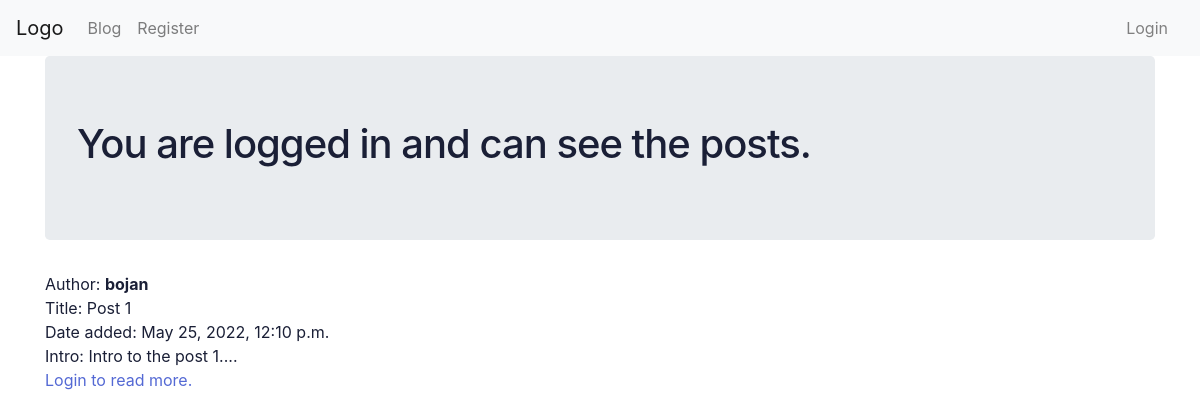
The page /blog/ on the database as committed earlier.
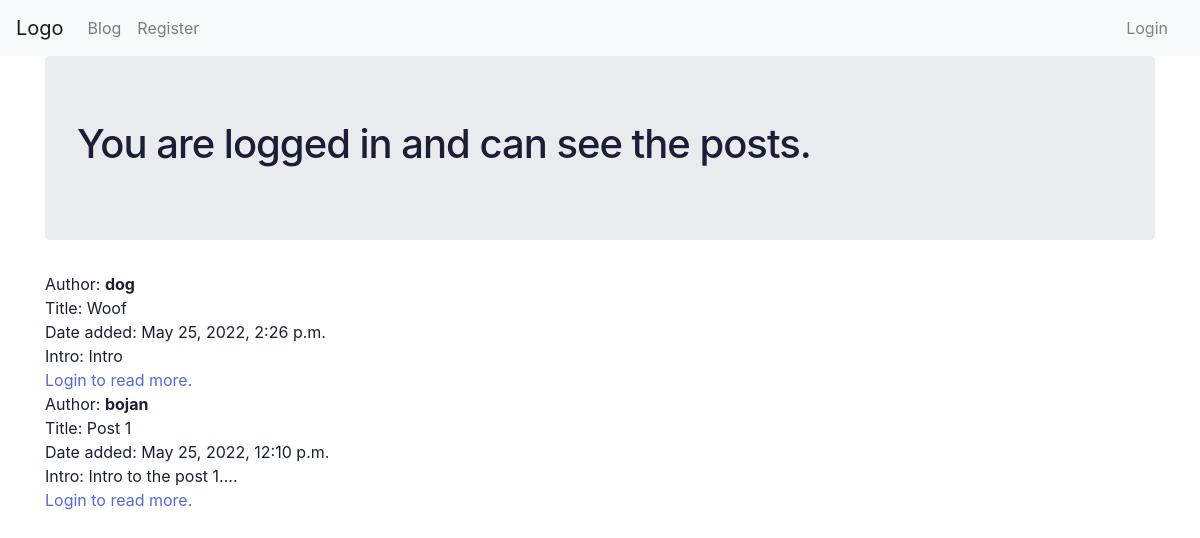
The same page on the database as committed later.
### blog/models.py (models this page shows, shortened)
class Post(models.Model):
  user  = models.ForeignKey(User, on_delete=models.CASCADE)
  title = models.CharField(max_length=255)
  slug  = models.SlugField()
  intro = models.TextField()
  body  = models.TextField()
  date_added = models.DateTimeField(auto_now_add=True)
  class Meta:
    ordering = ['-date_added']

### blog/views.py (the view)
# urls.py: 2. Add a URL to urlpatterns:  path('blog/', include('blog.urls'))
def blog(request):
  posts = Post.objects.all()
  return render(request, 'blog/blog.html', {'posts': posts})

### templates/blog/blog.html
{% extends "blog/base.html" %}
{% block body_block %}
    <div class="jumbotron">
      <h1>You are logged in and can see the posts.</h1>
    </div>
    <div class="posts-container">
      {% for post in posts %}
        <div class="post-container">
          <div class="post-author">Author: <strong>{{post.user}}</strong></div>
          <div class="post-title">Title: {{post.title}}</div>
          <div class="post-date">Date added: {{post.date_added}}</div>
          <div class="post-body">Intro: {{post.intro}}</div>
          {% if user.is_authenticated %}
            <a href="{% url 'post_detail' post.slug %}">Read more</a>
          {% else %}
            <a href="{% url 'login_page' %}">Login to read more.</a>
          {% endif %}
        </div>
      {% endfor %}
    </div>
{% endblock %}

Rows that differ between the two databases and show on the page:
added Post: user "dog", title "Woof", date_added "May 25, 2022, 2:26 p.m.", intro "Intro"
